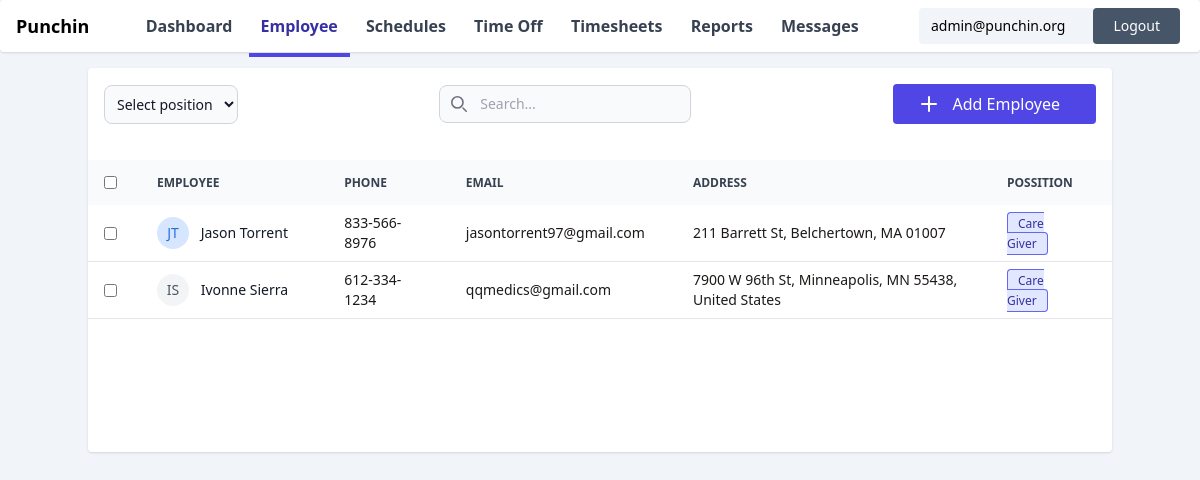
/dashboard/employees/ (signed in), run on an earlier commit of the app's database.
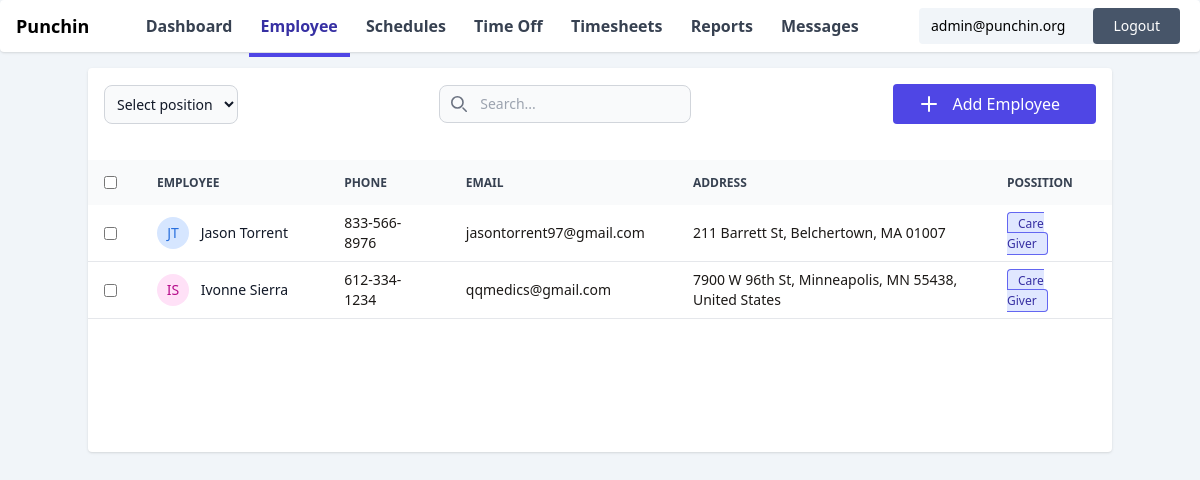
And on a later commit of the database.
### core/models.py (models this page shows, shortened)
class Employee(models.Model):
    user = models.OneToOneField(User, on_delete=models.CASCADE)
    organization = models.ForeignKey('Organization', on_delete=models.CASCADE, related_name='employees')
    avatar = models.ImageField(upload_to='employees/avatars/', blank=True, null=True)
    phone_number = models.CharField(max_length=50, blank=True)
    address = models.CharField(blank=True, max_length=255)
    primary_color = models.CharField(blank=True, max_length=25)
    secondary_color = models.CharField(blank=True, max_length=25)
    position = models.ForeignKey(Position, on_delete=models.CASCADE)
    hourly_rate = models.DecimalField(max_digits=10, decimal_places=2, default=15.00)
    overtime_hourly_rate = models.DecimalField(max_digits=10, decimal_places=2, default=22.50)
    is_active = models.BooleanField(default=True)

class Position(models.Model):
    name = models.CharField(max_length=100)
    description = models.TextField( null=True, blank=True)
    organization = models.ForeignKey(Organization, on_delete=models.CASCADE, related_name='positions')
    def __str__(self):
        return self.name

### core/views.py (the view)
# urls.py: path('dashboard/employees/', views.employees_list_view, name='employees'),
@login_required
@get_organization
def employees_list_view(request, organization):
    employees = organization.employees.all()
    return render(request, 'dashboard/employees.html', {'organization': organization,'nav_items': nav_items,'employees': employees})

### core/templatetags/custom_filters.py (called while the page is built)
@register.filter
def get_initials(value):
    words = value.split()
    initials = [words[0][0].upper()]
    if len(words) > 1:
        initials.append(words[-1][0].upper())
    return ''.join(initials)

### core/views.py (called while the page is built)
def get_organization(view_func):
    @wraps(view_func)
    def wrapper(request, *args, **kwargs):
        user = request.user
        try:
            organization = user.admin_of
            kwargs['organization'] = organization
        except Organization.DoesNotExist:
            return redirect('punch_in_out')
        return view_func(request, *args, **kwargs)
    return wrapper

### core/templates/dashboard/employees.html (shortened to what this page needs)
{% extends './main.html' %}
{% load custom_filters %}
{% block body %}
<div class="container rounded bg-white mt-4 shadow min-h-96">
    <div class="header mb-5 text-center p-4 flex justify-between items-center">
        <div>
            <select id="small" class="block w-full p-2 text-sm text-gray-900 border border-gray-300 rounded-lg bg-gray-50 focus:ring-blue-500 focus:border-blue-500 dark:bg-gray-700 dark:border-gray-600 dark:placeholder-gray-400 dark:text-white dark:focus:ring-blue-500 dark:focus:border-blue-500">
              <option selected>Select position</option>
            </select>
        </div>
        <div class="relative">
            <div class="absolute inset-y-0 start-0 flex items-center ps-3 pointer-events-none">
            </div>
            <input type="text" id="search-navbar" class="block w-full p-2 ps-10 text-sm text-gray-900 border border-gray-300 rounded-lg bg-gray-50 focus:ring-blue-500 focus:border-blue-500 dark:bg-gray-700 dark:border-gray-600 dark:placeholder-gray-400 dark:text-white dark:focus:ring-blue-500 dark:focus:border-blue-500" placeholder="Search...">
          </div>
        <button href="#addEmployeeModal" class="bg-indigo-600 text-white hover:indigo-900 px-6 py-2 rounded flex justify-between" id="openModal" onclick="openModal('employeeModal')"><span data-feather="plus" ></span> <span class="mx-3">Add Employee</span></button>
    </div>
    <div class="body">
<div class="relative overflow-x-auto">
    <table class="w-full text-sm text-left rtl:text-right text-gray-500 dark:text-gray-400">
        <thead class="text-xs text-gray-700 uppercase bg-gray-50 dark:bg-gray-700 dark:text-gray-400">
            <tr>
                <th scope="col" class="p-4">
                    <div class="flex items-center">
                        <input id="checkbox-all-search" type="checkbox" class="text-blue-600 bg-gray-100 border-gray-300 rounded focus:ring-blue-500 dark:focus:ring-blue-600 dark:ring-offset-gray-800 dark:focus:ring-offset-gray-800 focus:ring-2 dark:bg-gray-700 dark:border-gray-600">
                    </div>
                </th>
                <th scope="col" class="px-6 py-3">
                    Employee
                </th>
                <th scope="col" class="px-6 py-3">
                    Phone
                </th>
                <th scope="col" class="px-6 py-3">
                    Email
                </th>
                <th scope="col" class="px-6 py-3">
                    Address
                </th>
                <th scope="col" class="px-6 py-3">
                    Possition
                </th>
            </tr>
        </thead>
        <tbody>
            {% for employee in employees %}
            <tr class="bg-white border-b text-sm dark:bg-gray-800 dark:border-gray-700  dark:hover:bg-gray-600 text-stone-900">
                <td class="w-4 p-4">
                    <div class="flex items-center">
                        <input id="checkbox-table-search-1" type="checkbox" class=" text-blue-600 bg-gray-100 border-gray-300 rounded focus:ring-blue-500 dark:focus:ring-blue-600 dark:ring-offset-gray-800 dark:focus:ring-offset-gray-800 focus:ring-2 dark:bg-gray-700 dark:border-gray-600">
                    </div>
                </td>
                <td scope="row" class="px-6 py-2 font-medium text-gray-900 whitespace-nowrap dark:text-white">
                    <div class="relative inline-flex items-center justify-center w-8 h-8 overflow-hidden bg-gray-100 rounded-full dark:bg-gray-600" style="background-color:{{employee.primary_color}}">
                        <span class="font-medium text-gray-600 dark:text-gray-300" style='color:{{employee.secondary_color}}'> {{employee.user.get_full_name | get_initials}}
                        </span>
                    </div>
                    <span class="p-2">{{employee.user.get_full_name}}</span>
                </td>
                <td class="px-6 py-2">
                    {{employee.phone_number}}
                </td>
                <td class="px-6 py-2">
                    {{employee.user.email}}
                </td>
                <td class="px-6 py-2">
                    {{employee.address}}
                </td>
                <td class="px-6 py-2">
                    <span class="bg-indigo-100 text-indigo-800 text-xs font-medium me-2 px-2.5 py-0.5 rounded dark:bg-indigo-700 dark:text-indigo-400 border border-indigo-500">    {{employee.position}}</span>
                </td>
            </tr>
            {% endfor %}
        </tbody>
    </table>
</div>
    </div>
</div>
</div>
<br>
{% endblock %}

### core/templates/dashboard/main.html (shortened to what this page needs)
{% extends 'base.html' %}
{% block content %}
<div class="w-full">
    <div id="navbar" class="rounded flex justify-between items-center p-1 bg-white shadow w-full px-4">
        <div class="logo">
            <a href="/">
                <h1 class="font-bold text-lg">Punchin</h1>
            </a>
        </div>
        <div id="menu-items">
                {% for nav_item in nav_items %}
                    <a href="/dashboard/{{nav_item.link}}"  class="py-4 px-3 text-gray-700 nav_link hover:text-salte-800 hover:border-slate-600 font-semibold hover:border-b-4">{{ nav_item.name }}</a>
                {% endfor %}
        </div>
        <div class="form-inline p-1 rounded">
            <form action="{% url 'logout' %}" method="post" class="flex items-center bg-slate-100 rounded">
                <span class="mr-4 text-sm px-3">{{ request.user.email }}</span>
                <button type="submit" class="p-2 bg-slate-600 text-white rounded hover:bg-red-600 px-5 text-sm">Logout</button>
            </form>
        </div>
    </div>
    <div class="flex w-full justify-center">
        {% block body %}{% endblock %}
    </div>
{% endblock content %}

### core/templates/base.html (shortened to what this page needs)
<!DOCTYPE html>
<html lang="en">
<head>
    <script src="https://cdn.tailwindcss.com"></script>
</head>
<body class="flex justify-center w-full h-screen bg-slate-100">
    {% block content %}{% endblock %}
</body>
</html>

What changed in the data, as far as the page shows it:
changed Employee "7900 W 96th St, Minneapolis, MN 55438, United States": primary_color empty → "#FFE1F7" (drawn); secondary_color empty → "#B60D8B" (drawn)
